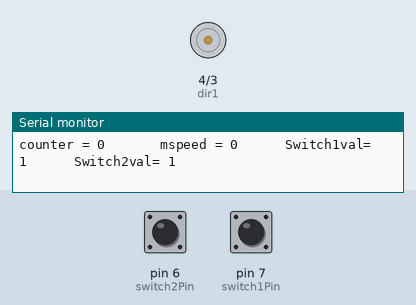
Recording of a sketch running on a simulated Arduino Uno, built with avr-gcc and run on an emulated ATmega328P. Parts: motor-driver pin pairs drawn as motors (green arrow = first pin HIGH = forward, orange = second pin HIGH = backward, longer = more drive, scaled by the enable pin), the last lines printed to the serial monitor. The test bench sets the inputs (shaded band); at power-on: pin 6 (switch2Pin) HIGH, pin 7 (switch1Pin) HIGH.

Above: at 1.2 s.
1.3 s: pin 6 (switch2Pin) pulled LOW for 0.15 s
At 1.7 s:
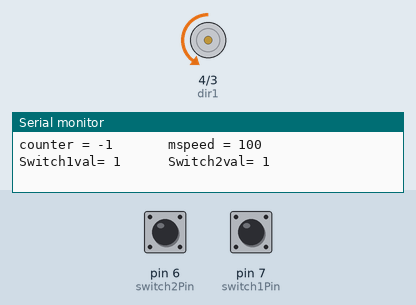
2.9 s: pin 7 (switch1Pin) pulled LOW for 0.15 s
At 4.0 s:
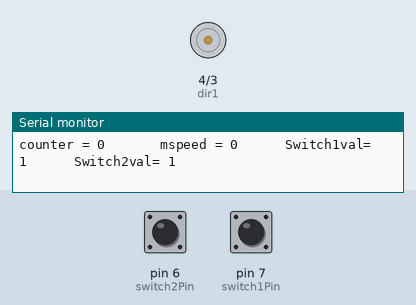
4.5 s: pin 7 (switch1Pin) pulled LOW for 1 s
At 5.8 s:
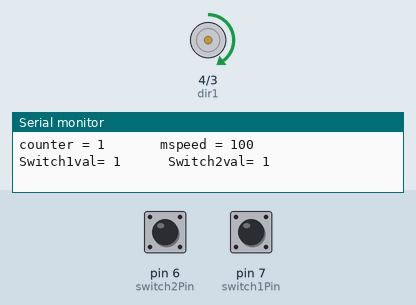
7.0 s: pin 6 (switch2Pin) pulled LOW for 1 s
At 8.3 s:
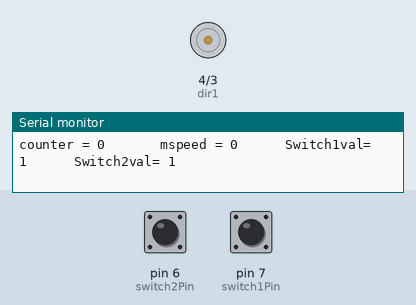
9.5 s: pin 6 (switch2Pin) pulsed LOW 5 times (0.12 s each, 0.3 s apart)
At 11.9 s:
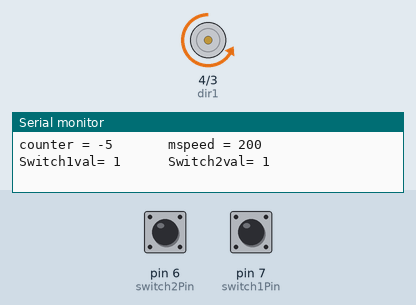
12.5 s: pin 7 (switch1Pin) pulled LOW for 3.2 s
At 13.5 s:
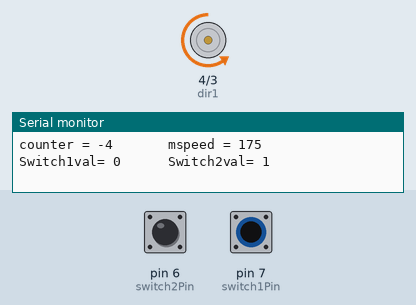
Timing chart, 0 to 15.5 s (numbered marks = the images above; inputs shaded):
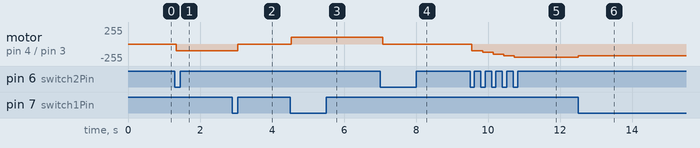

Measured:
- after the input at 1.3 s, motor on pin 4 (dir1) / pin 3 (dir2): stopped → backward 100/255 after 0.05 s
- after the input at 2.9 s, motor on pin 4 (dir1) / pin 3 (dir2): backward 100/255 → stopped after 0.14 s
- after the input at 4.5 s, motor on pin 4 (dir1) / pin 3 (dir2): stopped → forward 100/255 at once
- after the input at 7.0 s, motor on pin 4 (dir1) / pin 3 (dir2): forward 100/255 → stopped after 0.08 s
- after the input at 9.5 s, motor on pin 4 (dir1) / pin 3 (dir2): moves from stopped to backward 200/255 over 1.2 s, starting after 0.05 s
- after the input at 12.5 s, motor on pin 4 (dir1) / pin 3 (dir2): backward 200/255 → backward 175/255 at once

The sketch:

DC_motor_and_2_switches.ino
```cpp
int speedPin=11;                     //DC motor and 2 switches
int dir1=4;
int dir2=3;
int mSpeed=100;
int switch1Pin=7;
int switch2Pin=6;
int switch1val=1;
int switch1valold=1;
int switch2val=1;
int switch2valold=1;
int counter=0;


void setup()
{
     pinMode(speedPin,OUTPUT);
     pinMode(dir1,OUTPUT);
     pinMode(dir2,OUTPUT);
     pinMode(switch1Pin,INPUT);
     pinMode(switch2Pin,INPUT);

     digitalWrite(switch1Pin,HIGH);
     digitalWrite(switch2Pin,HIGH);
     Serial.begin(9600);
}


void loop()
{
     switch1val=digitalRead(switch1Pin);
     switch2val=digitalRead(switch2Pin);

   if(mSpeed>255)
    mSpeed=250;

    if(counter==0)
    {
         mSpeed=0;
         analogWrite(speedPin,mSpeed);

    }

    if(counter==1 || counter==-1)
    {
         mSpeed=100;
         analogWrite(speedPin,mSpeed);

    }


    if(switch1valold==1 && switch1val==0)
    {
        if(mSpeed<250)
          counter+=1;
        if(counter<0 && mSpeed==250)
          counter+=1;

                  if(counter>0)
                 {
                        digitalWrite(dir1,HIGH);
                        digitalWrite(dir2,LOW);

                     if(counter==1 || counter==-1)
                     mSpeed=100;

                     else
                        mSpeed+=25;

                        if(mSpeed>255)
                        mSpeed=250;

                        analogWrite(speedPin,mSpeed);
                  }

                  if(counter<0)
                 {
                        digitalWrite(dir1,LOW);
                        digitalWrite(dir2,HIGH);
                     if(counter==1 || counter==-1)
                     mSpeed=100;

                     else
                        mSpeed-=25;

                        analogWrite(speedPin,mSpeed);
                  }


    }


    if(switch2valold==1 && switch2val==0)
    {
       if(mSpeed<250)
          counter-=1;
      if(counter>0 && mSpeed==250)
          counter-=1;


                  if(counter<0)
                 {
                        digitalWrite(dir1,LOW);
                        digitalWrite(dir2,HIGH);

                       if(counter==1 || counter==-1)
                       mSpeed=100;

                        else
                        mSpeed+=25;

                        if(mSpeed>255)
                        mSpeed=250;

                        analogWrite(speedPin,mSpeed);
                  }


                  if(counter>0)
                 {
                        digitalWrite(dir1,HIGH);
                        digitalWrite(dir2,LOW);

                       if(counter==1 || counter==-1)
                       mSpeed=100;

                        else
                        mSpeed-=25;

                        analogWrite(speedPin,mSpeed);
                  }


    }


   switch1valold=switch1val;
   switch2valold=switch2val;


Serial.print("counter = ");
Serial.print(counter);
Serial.print("       mspeed = ");
Serial.print(mSpeed);
Serial.print("      Switch1val= ");
Serial.print(switch1val);
Serial.print("      Switch2val= ");
Serial.println(switch2val);


}
```
